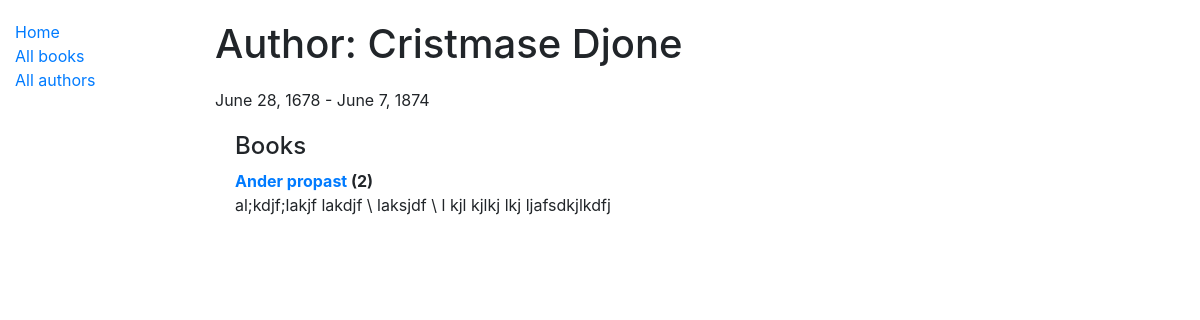
/catalog/author/2, run on the app's committed database.
### catalog/models.py (models this page shows, shortened)
class Author(models.Model):
    first_name = models.CharField(max_length=100)
    last_name = models.CharField(max_length=100)
    date_of_birth = models.DateField(null=True, blank=True)
    date_of_death = models.DateField('Died', null=True, blank=True)
    class Meta:
        ordering = ['last_name', 'first_name']

class Book(models.Model):
    title = models.CharField(max_length=200)
    author = models.ForeignKey('Author', on_delete=models.SET_NULL, null=True)
    summary = models.TextField(max_length=1000, help_text='Enter a brief description of the book')
    isbn = models.CharField('ISBN', max_length=13, help_text='13 Character <a href="https://www.isbn-international.org/content/what-isbn">ISBN number</a>')
    genre = models.ManyToManyField(Genre, help_text='Select a genre for this book')
    language = models.ForeignKey('Language', on_delete=models.SET_NULL, null=True)
    def __str__(self):
        return self.title
    def display_genre(self):
        """Create a string for the Genre. This is required to display genre in Admin."""
        return ', '.join(genre.name for genre in self.genre.all())
    display_genre.short_description = 'Genre'

### catalog/views.py (the view)
# urls.py: path('author/<int:pk>', views.AuthorDetailView.as_view(), name='author-detail'),
class AuthorDetailView(generic.DetailView):
    model = Author

### catalog/templates/catalog/author_detail.html
{% extends "base_generic.html" %}
{% block content %}
  <h1>Author: {{ author.last_name }} {{ author.first_name }}</h1>
  <div style="margin-left:0px;margin-top:20px">
    <p>{{author.date_of_birth}} - {{author.date_of_death}}</p>
  </div>
  <div style="margin-left:20px;margin-top:20px">
    <h4>Books</h4>
    {% for book in author.book_set.all %}
      <dl>
        <dt><a href="{% url 'book-detail' book.pk %}">{{book}}</a> ({{book.bookinstance_set.all.count}})</dt>
        <dd>{{book.summary}}</dd>
    {% endfor %}
      </dl>
  </div>
{% endblock %}

### catalog/static/css/styles.css (style rules this page uses)
h1 { margin-top: 20px; }

### data on the page
Author: last_name "Cristmase", first_name "Djone", date_of_birth "June 28, 1678", date_of_death "June 7, 1874"
Book: title "Ander propast", bookinstance_set.all.count "2", summary "al;kdjf;lakjf lakdjf \\ laksjdf \\ l kjl kjlkj lkj ljafsdkjlkdfj"
